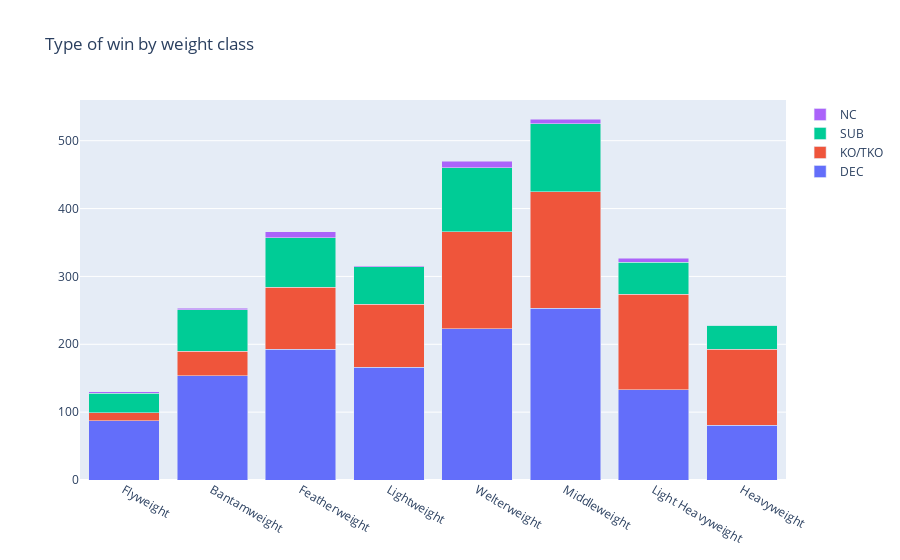

The code cell stored with this chart in its notebook:
### Markdown cell above
## Visualize the match finish type by weight category

### Code cell
# Make the graphic
bar_charts = []
for winby in ['DEC', 'KO/TKO', 'SUB', 'NC']:
    fights_by_class = []
    for cl in weight_classes:
        #recent_df = df[df['_Date_year'] == df['_Date_year'].max()] # use only last year of data for reliable weight classes
        fights_for_class = len(df[df['winby'] == winby][(df['B_Weight'] == cl) | (df['R_Weight'] == cl)])
        fights_by_class.append(fights_for_class)
    bar = go.Bar(name=winby, x=[ cl for cl in weight_classes_names ], y=fights_by_class)
    bar_charts.append(bar)
    
layout = go.Layout(
    xaxis={'title': 'Weight Classes'},
    yaxis={'title': "Number fights by 'winby'"}
)
fig = go.Figure(data=bar_charts)
fig.update_layout(barmode='stack', title='Type of win by weight class')
fig.show()

### Figure 1 — Plotly figure (JSON) as saved in the notebook; plotly's stock layout.template omitted (floating-point values rounded to 4 significant figures)
{"data": [{"name": "DEC", "type": "bar", "x": ["Flyweight", "Bantamweight", "Featherweight", "Lightweight", "Welterweight", "Middleweight", "Light Heavyweight", "Heavyweight"], "y": [87, 154, 193, 166, 223, 253, 133, 81]}, {"name": "KO/TKO", "type": "bar", "x": ["Flyweight", "Bantamweight", "Featherweight", "Lightweight", "Welterweight", "Middleweight", "Light Heavyweight", "Heavyweight"], "y": [12, 36, 91, 93, 143, 172, 141, 112]}, {"name": "SUB", "type": "bar", "x": ["Flyweight", "Bantamweight", "Featherweight", "Lightweight", "Welterweight", "Middleweight", "Light Heavyweight", "Heavyweight"], "y": [29, 61, 73, 55, 94, 100, 47, 35]}, {"name": "NC", "type": "bar", "x": ["Flyweight", "Bantamweight", "Featherweight", "Lightweight", "Welterweight", "Middleweight", "Light Heavyweight", "Heavyweight"], "y": [2, 2, 9, 2, 10, 7, 6, 0]}], "layout": {"autosize": true, "barmode": "stack", "title": {"text": "Type of win by weight class"}, "xaxis": {"autorange": true, "range": [-0.5, 7.5], "type": "category"}, "yaxis": {"autorange": true, "range": [0, 560], "type": "linear"}}}
